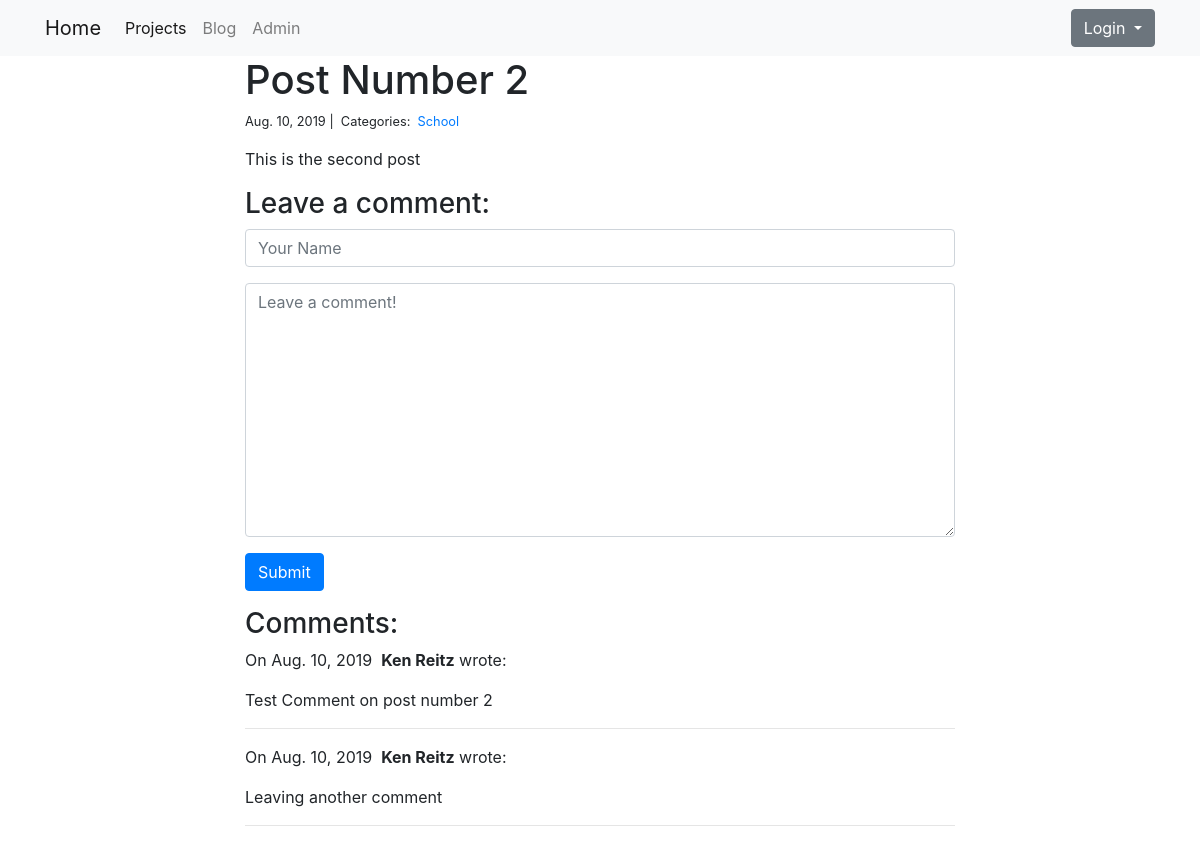
The app's page /blog/2/ with its own data.
### blog/models.py (models this page shows)
class Post(models.Model):
  title = models.CharField(max_length=255)
  body = models.TextField()
  created_on = models.DateTimeField(auto_now_add=True)
  last_modified = models.DateTimeField(auto_now=True)
  categories = models.ManyToManyField('Category', related_name='posts')

class Category(models.Model):
  name = models.CharField(max_length=20)

class Comment(models.Model):
  author = models.CharField(max_length=60)
  body = models.TextField()
  created_on = models.DateTimeField(auto_now_add=True)
  post = models.ForeignKey('Post', on_delete=models.CASCADE)

### blog/views.py (the view, shortened to what this page needs)
# urls.py: path("<int:pk>/", views.blog_detail, name="blog_detail"),
def blog_detail(request, pk):
  post = Post.objects.get(pk=pk)
  form = CommentForm()
  comments = Comment.objects.filter(post=post)
  context = {
    "post": post,
    "comments": comments,
    "form": form
  }
  return render(request, "blog_detail.html", context)

### blog/forms.py
class CommentForm(forms.Form):
  author = forms.CharField(
    max_length=60,
    widget=forms.TextInput(attrs={
        "class": "form-control",
        "placeholder": "Your Name"
    })
  )
  body = forms.CharField(widget=forms.Textarea(
    attrs={
      "class": "form-control",
      "placeholder": "Leave a comment!"
    })
  )

### blog/templates/blog_detail.html (shortened to what this page needs)
{% extends "base.html" %}
{% block page_content %}
<div class="col-md-8 offset-md-2">
    <h1>{{ post.title }}</h1>
    <small>
        {{ post.created_on.date }} |&nbsp;
        Categories:&nbsp;
        {% for category in post.categories.all %}
        <a href="{% url 'blog_category' category.name %}">
            {{ category.name }}
        </a>&nbsp;
        {% endfor %}
    </small>
    <p>{{ post.body | linebreaks }}</p>
    <h3>Leave a comment:</h3>
    <form action="/blog/{{ post.pk }}/" method="post">
        <div class="form-group">
            {{ form.author }}
        </div>
        <div class="form-group">
            {{ form.body }}
        </div>
        <button type="submit" class="btn btn-primary">Submit</button>
    </form>
    <h3>Comments:</h3>
    {% for comment in comments %}
    <p>
        On {{comment.created_on.date }}&nbsp;
        <b>{{ comment.author }}</b> wrote:
    </p>
    <p>{{ comment.body }}</p>
    <hr>
    {% endfor %}
</div>
{% endblock %}

### reitzwaysite/templates/base.html (shortened to what this page needs)
<link rel="stylesheet" href="https://stackpath.bootstrapcdn.com/bootstrap/4.1.3/css/bootstrap.min.css">
{% include "navbar.html" %}
<div class="container">
    {% block page_content %}{% endblock %}
</div>

### reitzwaysite/templates/navbar.html (shortened to what this page needs)
<nav class="navbar navbar-expand-lg navbar-light bg-light">
    <div class="container">
        <a class="navbar-brand" href="{% url 'core_index' %}">Home</a>
        <div class="collapse navbar-collapse" id="navbarSupportedContent">
          <ul class="navbar-nav mr-auto">
            <li class="nav-item active">
              <a class="nav-link" href="{% url 'project_index' %}">Projects</a>
            </li>
            <li class="nav-item">
              <a class="nav-link" href="{% url 'blog_index' %}">Blog</a>
            </li>
            <li class="nav-item">
              <a class="nav-link" href="../admin/">Admin</a>
            </li>
          </ul>
        </div>
        {% include "navbar_rightside.html" %}
    </div>
</nav>

### reitzwaysite/templates/navbar_rightside.html
{% if user.is_authenticated %}
  {% include "navbar_rs_loggedin.html" %}
{% else %}
  {% include "navbar_rs_notloggedin.html" %}
{% endif %}

### reitzwaysite/templates/navbar_rs_notloggedin.html (shortened to what this page needs)
<div class="dropdown">
  <button class="btn btn-secondary dropdown-toggle" type="button" id="dropdownMenuButton" data-toggle="dropdown" aria-haspopup="true" aria-expanded="false">
    Login
  </button>
</div>

### records on screen
Post: title "Post Number 2", created_on "Aug. 10, 2019", body "This is the second post"
Category: name "School"
Comment: created_on "Aug. 10, 2019", author "Ken Reitz", body "Test Comment on post number 2"
Comment: created_on "Aug. 10, 2019", author "Ken Reitz", body "Leaving another comment"
